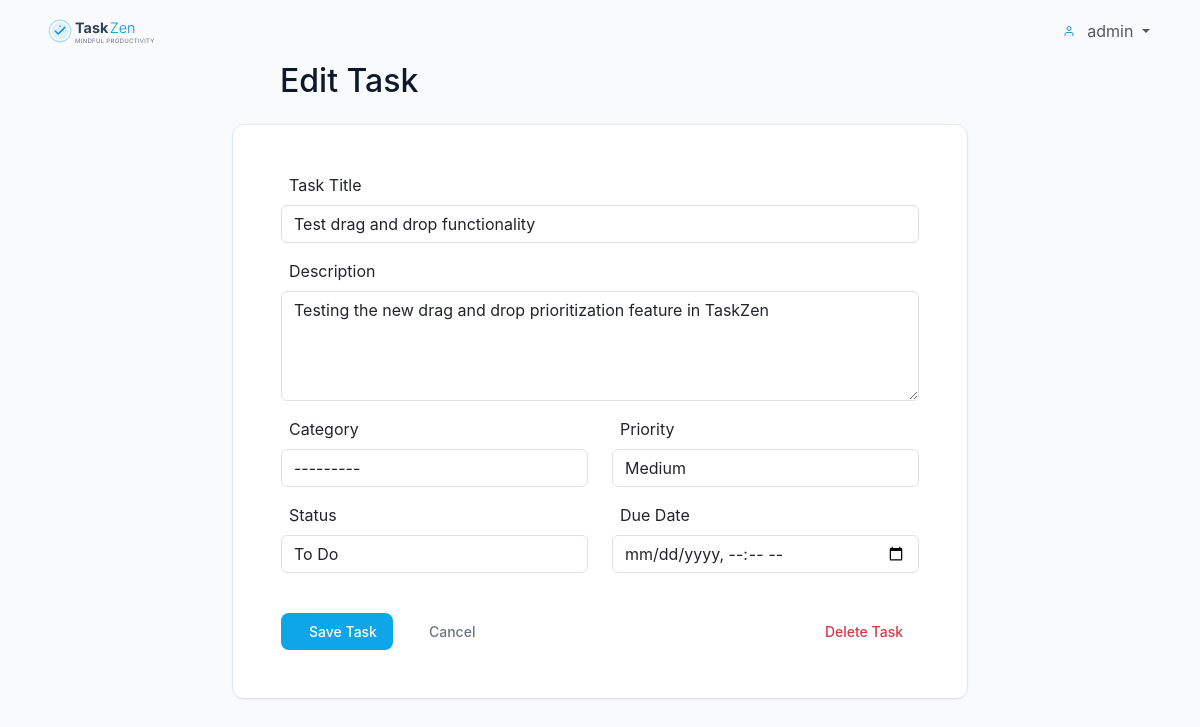
Page /tasks/2/edit/ (signed in) on the committed database.
### tasks/models.py (models this page shows, shortened)
class Task(models.Model):
    PRIORITY_CHOICES = [
        ('low', 'Low'),
        ('medium', 'Medium'),
        ('high', 'High'),
        ('urgent', 'Urgent'),
    ]
    STATUS_CHOICES = [
        ('todo', 'To Do'),
        ('in_progress', 'In Progress'),
        ('completed', 'Completed'),
        ('cancelled', 'Cancelled'),
    ]
    title = models.CharField(max_length=200)
    description = models.TextField(blank=True)
    user = models.ForeignKey(User, on_delete=models.CASCADE, related_name='tasks')
    assigned_to = models.ForeignKey(User, on_delete=models.SET_NULL, null=True, blank=True, related_name='assigned_tasks')
    category = models.ForeignKey(Category, on_delete=models.SET_NULL, null=True, blank=True, related_name='tasks')
    priority = models.CharField(max_length=10, choices=PRIORITY_CHOICES, default='medium')
    status = models.CharField(max_length=15, choices=STATUS_CHOICES, default='todo')
    due_date = models.DateTimeField(null=True, blank=True)
    order = models.PositiveIntegerField(default=0)  # For drag-and-drop ordering
    created_at = models.DateTimeField(auto_now_add=True)
    updated_at = models.DateTimeField(auto_now=True)
    completed_at = models.DateTimeField(null=True, blank=True)
    class Meta:
        ordering = ['order', '-created_at']

### tasks/views.py (the view)
# urls.py: path('<int:pk>/edit/', views.task_edit, name='task_edit'),
@login_required
def task_edit(request, pk):
    task = get_object_or_404(Task, pk=pk, user=request.user)
    if request.method == 'POST':
        form = TaskForm(request.POST, instance=task)
        if form.is_valid():
            form.save()
            messages.success(request, 'Task updated successfully!')
            return redirect('task_detail', pk=pk)
    else:
        form = TaskForm(instance=task)
    return render(request, 'tasks/task_form.html', {'form': form, 'title': 'Edit Task', 'task': task})

### tasks/forms.py
class TaskForm(forms.ModelForm):
    assigned_to = forms.ModelChoiceField(
        queryset=User.objects.all(),
        required=False,
        empty_label="Unassigned",
        widget=forms.Select(attrs={'class': 'form-control'})
    )
    class Meta:
        model = Task
        fields = ['title', 'description', 'category', 'priority', 'status', 'due_date', 'assigned_to']
        widgets = {
            'title': forms.TextInput(attrs={
                'class': 'form-control',
                'placeholder': 'Enter task title'
            }),
            'description': forms.Textarea(attrs={
                'class': 'form-control',
                'rows': 4,
                'placeholder': 'Enter task description'
            }),
            'category': forms.Select(attrs={
                'class': 'form-control'
            }),
            'priority': forms.Select(attrs={
                'class': 'form-control'
            }),
            'status': forms.Select(attrs={
                'class': 'form-control'
            }),
            'due_date': forms.DateTimeInput(attrs={
                'class': 'form-control',
                'type': 'datetime-local'
            }),
        }

### tasks/models.py (called while the page is built)
    def __str__(self):
        return self.name

### templates/tasks/task_form.html (shortened to what this page needs)
{% extends 'base.html' %}
{% block content %}
<div class="main-container fade-in">
    <div class="content-area">
        <div class="row justify-content-center">
            <div class="col-md-8">
                <div class="d-flex align-items-center mb-4">
                    <a href="{% url 'task_list' %}" class="btn btn-outline-secondary me-3">
                    </a>
                    <h2 class="mb-0">{{ title }}</h2>
                </div>
                <div class="card">
                    <div class="card-body p-4">
                        <form method="post">
                            <div class="row">
                                <div class="col-12 mb-3">
                                    <label for="{{ form.title.id_for_label }}" class="form-label">
                                        Task Title
                                    </label>
                                    {{ form.title }}
                                </div>
                                <div class="col-12 mb-3">
                                    <label for="{{ form.description.id_for_label }}" class="form-label">
                                        Description
                                    </label>
                                    {{ form.description }}
                                </div>
                                <div class="col-md-6 mb-3">
                                    <label for="{{ form.category.id_for_label }}" class="form-label">
                                        Category
                                    </label>
                                    {{ form.category }}
                                </div>
                                <div class="col-md-6 mb-3">
                                    <label for="{{ form.priority.id_for_label }}" class="form-label">
                                        Priority
                                    </label>
                                    {{ form.priority }}
                                </div>
                                <div class="col-md-6 mb-3">
                                    <label for="{{ form.status.id_for_label }}" class="form-label">
                                        Status
                                    </label>
                                    {{ form.status }}
                                </div>
                                <div class="col-md-6 mb-3">
                                    <label for="{{ form.due_date.id_for_label }}" class="form-label">
                                        Due Date
                                    </label>
                                    {{ form.due_date }}
                                </div>
                            </div>
                            <div class="d-flex gap-2 mt-4">
                                <button type="submit" class="btn btn-primary">
                                    Save Task
                                </button>
                                <a href="{% url 'task_list' %}" class="btn btn-outline-secondary">
                                    Cancel
                                </a>
                                {% if task %}
                                    <a href="{% url 'task_delete' task.pk %}" class="btn btn-outline-danger ms-auto">
                                        Delete Task
                                    </a>
                                {% endif %}
                            </div>
                        </form>
                    </div>
                </div>
            </div>
        </div>
    </div>
</div>
{% endblock %}

### templates/base.html (shortened to what this page needs)
{% load static %}
<!DOCTYPE html>
<html lang="en">
  <head>
    <link
      href="https://cdn.jsdelivr.net/npm/bootstrap@5.3.0/dist/css/bootstrap.min.css"
      rel="stylesheet"
    />
    <link href="{% static 'css/style.css' %}" rel="stylesheet" />
  </head>
  <body>
    <nav class="navbar navbar-expand-lg sticky-top">
      <div class="container">
        <a class="navbar-brand" href="{% url 'task_list' %}">
          <svg
            viewBox="0 0 200 60"
            xmlns="http://www.w3.org/2000/svg"
            class="me-2"
            width="120"
            height="36"
          >
            <g transform="translate(55, 15)">
              <text
                x="0"
                y="18"
                font-family="Inter, sans-serif"
                font-size="24"
                font-weight="700"
                fill="#334155"
              >
                Task
              </text>
              <text
                x="58"
                y="18"
                font-family="Inter, sans-serif"
                font-size="24"
                font-weight="300"
                fill="url(#logoGradient)"
              >
                Zen
              </text>
              <text
                x="0"
                y="35"
                font-family="Inter, sans-serif"
                font-size="10"
                font-weight="400"
                fill="#64748b"
                letter-spacing="0.05em"
              >
                MINDFUL PRODUCTIVITY
              </text>
            </g>
          </svg>
        </a>
        <div class="collapse navbar-collapse" id="navbarNav">
          <ul class="navbar-nav ms-auto">
            {% if user.is_authenticated %}
            <li class="nav-item dropdown">
              <a
                class="nav-link dropdown-toggle"
                href="#"
                role="button"
                data-bs-toggle="dropdown"
              >
                {{ user.username }}
              </a>
            </li>
            {% endif %}
          </ul>
        </div>
      </div>
    </nav>
    <div class="container">
       {% block content %}{% endblock %}
    </div>
  </body>
</html>

### static/css/style.css (style rules this page uses)
:root { --primary-50: #f0f9ff; --primary-100: #e0f2fe; --primary-200: #bae6fd; --primary-300: #7dd3fc; --primary-400: #38bdf8; --primary-500: #0ea5e9; --primary-600: #0284c7; --primary-700: #0369a1; --primary-800: #075985; --primary-900: #0c4a6e; --gray-50: #f8fafc; --gray-100: #f1f5f9; --gray-200: #e2e8f0; --gray-300: #cbd5e1; --gray-400: #94a3b8; --gray-500: #64748b; --gray-600: #475569; --gray-700: #334155; --gray-800: #1e293b; --gray-900: #0f172a; --success-50: #f0fdf4; --success-500: #22c55e; --success-600: #16a34a; --warning-50: #fffbeb; --warning-500: #f59e0b; --warning-600: #d97706; --danger-50: #fef2f2; --danger-500: #ef4444; --danger-600: #dc2626; --background-primary: var(--gray-50); --background-secondary: var(--white); --background-tertiary: var(--gray-100); --text-primary: var(--gray-900); --text-secondary: var(--gray-600); --text-tertiary: var(--gray-500); --text-inverse: var(--white); --border-light: var(--gray-200); --border-medium: var(--gray-300); --border-dark: var(--gray-400); --button-primary-bg: var(--primary-500); --button-primary-hover: var(--primary-600); --button-secondary-bg: var(--gray-100); --button-secondary-hover: var(--gray-200); --input-bg: var(--white); --input-border: var(--gray-300); --input-border-focus: var(--primary-500); --white: #ffffff; --border-radius-sm: 6px; --border-radius: 8px; --border-radius-lg: 12px; --border-radius-xl: 16px; --shadow-sm: 0 1px 2px 0 rgb(0 0 0 / 0.05); --shadow: 0 1px 3px 0 rgb(0 0 0 / 0.1), 0 1px 2px -1px rgb(0 0 0 / 0.1); --shadow-md: 0 4px 6px -1px rgb(0 0 0 / 0.1), 0 2px 4px -2px rgb(0 0 0 / 0.1); --shadow-lg: 0 10px 15px -3px rgb(0 0 0 / 0.1), 0 4px 6px -4px rgb(0 0 0 / 0.1); --transition-fast: 150ms ease; --transition: 200ms ease; --transition-slow: 300ms ease; --spacing-xs: 4px; --spacing-sm: 8px; --spacing: 12px; --spacing-md: 16px; --spacing-lg: 24px; --spacing-xl: 32px; --spacing-2xl: 48px; --font-size-xs: 0.75rem; --font-size-sm: 0.875rem; --font-size: 1rem; --font-size-lg: 1.125rem; --font-size-xl: 1.25rem; --font-size-2xl: 1.5rem; --font-size-3xl: 1.875rem; }
* { box-sizing: border-box; }
body { font-family: -apple-system, BlinkMacSystemFont, "Segoe UI", Roboto, sans-serif; background-color: var(--background-primary); color: var(--text-primary); line-height: 1.5; margin: 0; padding: 0; }
.card { background-color: var(--background-secondary); border: 1px solid var(--border-light); border-radius: var(--border-radius-lg); box-shadow: var(--shadow-sm); padding: var(--spacing-lg); margin-bottom: var(--spacing-md); transition: var(--transition); }
.btn { display: inline-flex; align-items: center; justify-content: center; padding: var(--spacing-sm) var(--spacing-md); border-radius: var(--border-radius); font-size: var(--font-size-sm); font-weight: 500; text-decoration: none; border: none; cursor: pointer; transition: var(--transition-fast); gap: var(--spacing-xs); }
.btn-primary { background-color: var(--button-primary-bg); color: var(--text-inverse); }

### rows in the picture
Task: title "Test drag and drop functionality", description "Testing the new drag and drop prioritization feature in TaskZen", category "---------", priority "Medium", status "To Do"

### other values in the picture
{{ user.username }} "admin"
{{ title }} "Edit Task"
